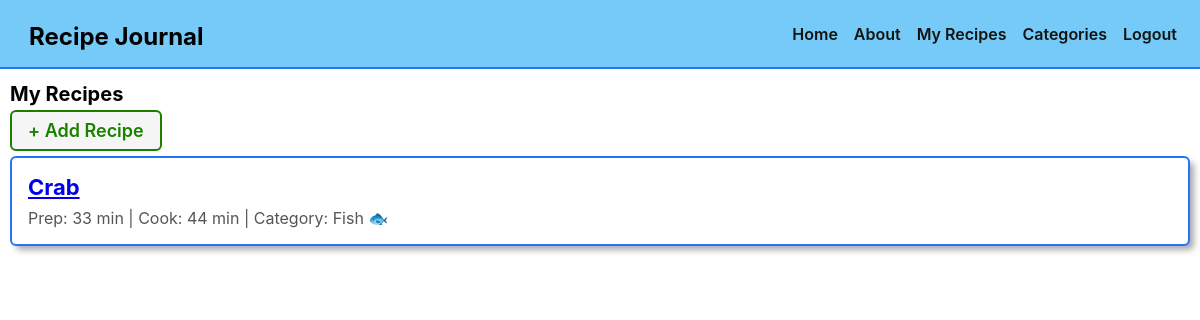
/recipes/ (signed in), run on the app's committed database.
### main_app/models.py (models this page shows, shortened)
class Recipe(models.Model):
    title = models.CharField(max_length=100)
    prep_time = models.IntegerField()
    cook_time = models.IntegerField()
    ingredients = models.TextField()
    instructions = models.TextField()
    category = models.ForeignKey(Category, on_delete=models.SET_NULL, null=True, blank=True)
    user = models.ForeignKey(User, on_delete=models.CASCADE)

class Category(models.Model):
    name = models.CharField(max_length=50)
    user = models.ForeignKey(User, on_delete=models.CASCADE)
    def __str__(self):
        return self.name

### main_app/views.py (the view)
# urls.py: path('recipes/', views.RecipeList.as_view(), name='recipe-index'),
class RecipeList(LoginRequiredMixin, ListView):
    model = Recipe
    def get_queryset(self):
        return Recipe.objects.filter(user=self.request.user)

### main_app/templates/main_app/recipe_list.html (shortened to what this page needs)
{% extends "base.html" %}
{% load static %}
{% block content %}
<h1>My Recipes</h1>
<p><a href="{% url 'recipe-create' %}" class="btn submit">+ Add Recipe</a></p>
{% for recipe in object_list %}
  <div class="recipe-card">
    <h3>
      <a href="{% url 'recipe-detail' recipe.id %}">
        {{ recipe.title }}
      </a>
    </h3>
    <div class="recipe-meta">
      Prep: {{ recipe.prep_time }} min |
      Cook: {{ recipe.cook_time }} min
      {% if recipe.category %}
        | Category: {{ recipe.category }}
      {% endif %}
    </div>
  </div>
{% empty %}
  <p>No recipes yet.</p>
{% endfor %}
{% endblock %}

### main_app/static/css/base.css (style rules this page uses)
html { box-sizing: border-box; }
*, *::before, *::after { box-sizing: inherit; }
:root { font-size: 62.5%; }
body { margin: 0; display: flex; flex-direction: column; align-items: stretch; font-family: -apple-system, BlinkMacSystemFont, 'Segoe UI', 'Roboto', 'Oxygen', 'Ubuntu', 'Cantarell', 'Fira Sans', 'Droid Sans', 'Helvetica Neue', sans-serif; min-height: 100vh; --nav-bg: rgba(104, 197, 248, 0.7); --nav-bg-ff: rgba(104, 197, 248, 0.9); --borders: rgb(36, 116, 248) solid 2px; --text-color: rgb(17, 20, 17); --link-hover-color: rgb(16, 56, 158); --button-bg: rgb(245, 245, 245); --button-bg-hover: rgb(226, 226, 226); --submit: rgb(26, 128, 0); --warn: rgb(255, 102, 0); --danger: rgb(220, 20, 30); --secondary: rgb(57, 57, 57); --card-box-shadow: 5px 5px 6px -1px #aaa; --font-xtreme: 4.2rem; --font-xxl: 3.6rem; --font-xl: 2.4rem; --font-l: 1.8rem; --font-reg: 1.6rem; --card-border-radius: 6px; }
.btn { font-size: var(--font-l); padding: 8px 16px; border-radius: 6px; border-width: 2px; border-style: solid; text-decoration: none; background-color: var(--button-bg); font-weight: 600; cursor: pointer; font-family: inherit; margin-right: 10px; }
.submit { color: var(--submit); border-color: var(--submit); }

### main_app/static/css/recipes.css (style rules this page uses)
.recipe-card { border: var(--borders); border-radius: var(--card-border-radius); padding: 16px; margin: 15px 0; box-shadow: var(--card-box-shadow); background-color: white; }
.recipe-card h3 { margin: 0 0 8px 0; font-size: 2.2rem; font-weight: 700; }
.recipe-meta { font-size: var(--font-reg); color: #555; }

### data on the page
Recipe: title "Crab", prep_time "33", cook_time "44", category "Fish 🐟"
